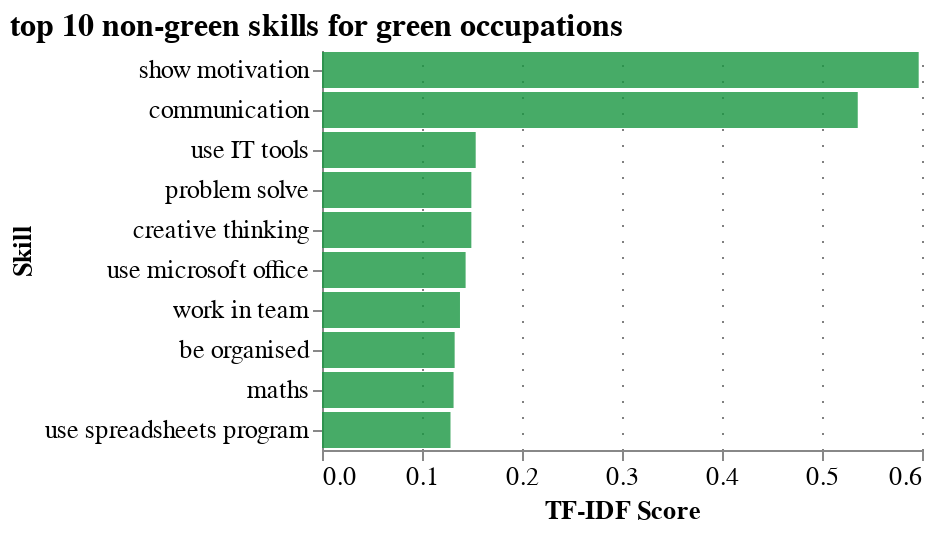

The notebook cell this image was saved under:
### Code cell
green_tfidf_config

### Figure 1 — Vega-Lite specification as saved in the notebook (floating-point values rounded to 4 significant figures)
{"config": {"title": {"font": "Century Gothic", "anchor": "start"}, "axis": {"labelFont": "Century Gothic", "titleFont": "Century Gothic", "gridColor": "grey", "gridDash": [1, 7], "labelFontSize": 13, "titleFontSize": 13}, "header": {"labelFont": "Century Gothic", "titleFont": "Century Gothic"}, "legend": {"labelFont": "Century Gothic", "titleFont": "Century Gothic", "labelFontSize": 13, "titleFontSize": 16}, "range": {"category": ["#FDB633", "#18A48C", "#9A1BBE", "#EB003B", "#FF6E47", "#646363", "#0F294A", "#97D9E3", "#A59BEE", "#F6A4B7", "#D2C9C0", "#000000"], "ordinal": {"scheme": ["#FDB633", "#18A48C", "#9A1BBE", "#EB003B", "#FF6E47", "#646363", "#0F294A", "#97D9E3", "#A59BEE", "#F6A4B7", "#D2C9C0", "#000000"]}}, "view": {"strokeWidth": 0}}, "data": {"name": "data-c883b87ca7af3f17e13d874c791f472f"}, "mark": {"type": "bar", "color": "#1a9641", "opacity": 0.8}, "encoding": {"x": {"field": "tfidf_score", "title": "TF-IDF Score", "type": "quantitative"}, "y": {"field": "skill", "sort": "-x", "title": "Skill", "type": "nominal"}}, "title": {"anchor": "start", "text": "top 10 non-green skills for green occupations", "fontSize": 16, "subtitle": "", "subtitleFont": "Century Gothic", "subtitleFontSize": 13}, "$schema": "https://vega.github.io/schema/vega-lite/v5.15.1.json", "datasets": {"data-c883b87ca7af3f17e13d874c791f472f": [{"skill_id": "22b7d99d-252f-4572-8e3c-438ea87607eb", "tfidf_score": 0.5967, "skill": "show motivation"}, {"skill_id": "15d76317-c71a-4fa2-aadc-2ecc34e627b7", "tfidf_score": 0.5358, "skill": "communication"}, {"skill_id": "83e6510b-ffeb-4aec-959c-4265fd0ff7b7", "tfidf_score": 0.1537, "skill": "use IT tools"}, {"skill_id": "334e3e49-fb02-4051-809a-f06adfdc1c40", "tfidf_score": 0.1493, "skill": "problem solve"}, {"skill_id": "c624c6a3-b0ba-4a31-a296-0d433fe47e41", "tfidf_score": 0.1493, "skill": "creative thinking"}, {"skill_id": "f683ae1d-cb7c-4aa1-b9fe-205e1bd23535", "tfidf_score": 0.1436, "skill": "use microsoft office"}, {"skill_id": "cab119c5-ff95-4499-b91a-54e9f6c5cde1", "tfidf_score": 0.138, "skill": "work in team"}, {"skill_id": "1258cc12-37bb-4a12-b219-9c3d6b294533", "tfidf_score": 0.1327, "skill": "be organised"}, {"skill_id": "21dfab2e-f954-49ab-8fb6-18cc98cf10bb", "tfidf_score": 0.1316, "skill": "maths"}, {"skill_id": "1973c966-f236-40c9-b2d4-5d71a89019be", "tfidf_score": 0.1285, "skill": "use spreadsheets program"}]}}
